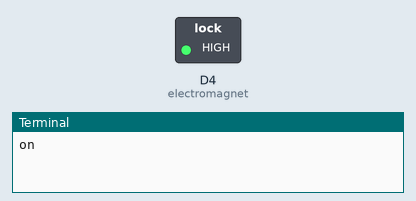
Simulated run of this program. Board: Raspberry Pi (BCM pin numbers) with a GrovePi and a Grove Base HAT. Shown: switched loads named in the program (green lamp = pin HIGH), the last lines printed to the terminal.

Above: at 2.0 s.
At 4.0 s:
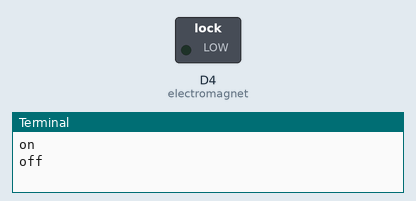
Timing chart, 0 to 6.2 s (numbered marks = the images above):
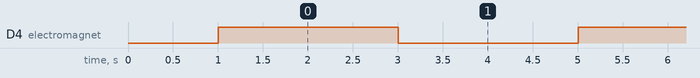

The program:

grove_electromagnet.py
```python
#!/usr/bin/env python
#
# GrovePi Example for using the Grove Electromagnet (http://www.seeedstudio.com/wiki/Grove_-_Electromagnet)
#
# The GrovePi connects the Raspberry Pi and Grove sensors.  You can learn more about GrovePi here:  http://www.dexterindustries.com/GrovePi
#
# Have a question about this example?  Ask on the forums here:  http://forum.dexterindustries.com/c/grovepi
#

'''
## License

The MIT License (MIT)

GrovePi for the Raspberry Pi: an open source platform for connecting Grove Sensors to the Raspberry Pi.
Copyright (C) 2017  Dexter Industries

Permission is hereby granted, free of charge, to any person obtaining a copy
of this software and associated documentation files (the "Software"), to deal
in the Software without restriction, including without limitation the rights
to use, copy, modify, merge, publish, distribute, sublicense, and/or sell
copies of the Software, and to permit persons to whom the Software is
furnished to do so, subject to the following conditions:

The above copyright notice and this permission notice shall be included in
all copies or substantial portions of the Software.

THE SOFTWARE IS PROVIDED "AS IS", WITHOUT WARRANTY OF ANY KIND, EXPRESS OR
IMPLIED, INCLUDING BUT NOT LIMITED TO THE WARRANTIES OF MERCHANTABILITY,
FITNESS FOR A PARTICULAR PURPOSE AND NONINFRINGEMENT. IN NO EVENT SHALL THE
AUTHORS OR COPYRIGHT HOLDERS BE LIABLE FOR ANY CLAIM, DAMAGES OR OTHER
LIABILITY, WHETHER IN AN ACTION OF CONTRACT, TORT OR OTHERWISE, ARISING FROM,
OUT OF OR IN CONNECTION WITH THE SOFTWARE OR THE USE OR OTHER DEALINGS IN
THE SOFTWARE.
'''

import time
import grovepi

# The electromagnet can hold a 1KG weight

# Connect the Grove Electromagnet to digital port D4
# SIG,NC,VCC,GND
electromagnet = 4

grovepi.pinMode(electromagnet,"OUTPUT")
time.sleep(1)

while True:
    try:
        # Switch on electromagnet
        grovepi.digitalWrite(electromagnet,1)
        print ("on")
        time.sleep(2)

        # Switch off electromagnet
        grovepi.digitalWrite(electromagnet,0)
        print ("off")
        time.sleep(2)

    except KeyboardInterrupt:
        grovepi.digitalWrite(electromagnet,0)
        break
    except IOError:
        print ("Error")
```

Measured:
- by itself, D4 (electromagnet): alternates HIGH for 2.0 s and LOW for 2.0 s
